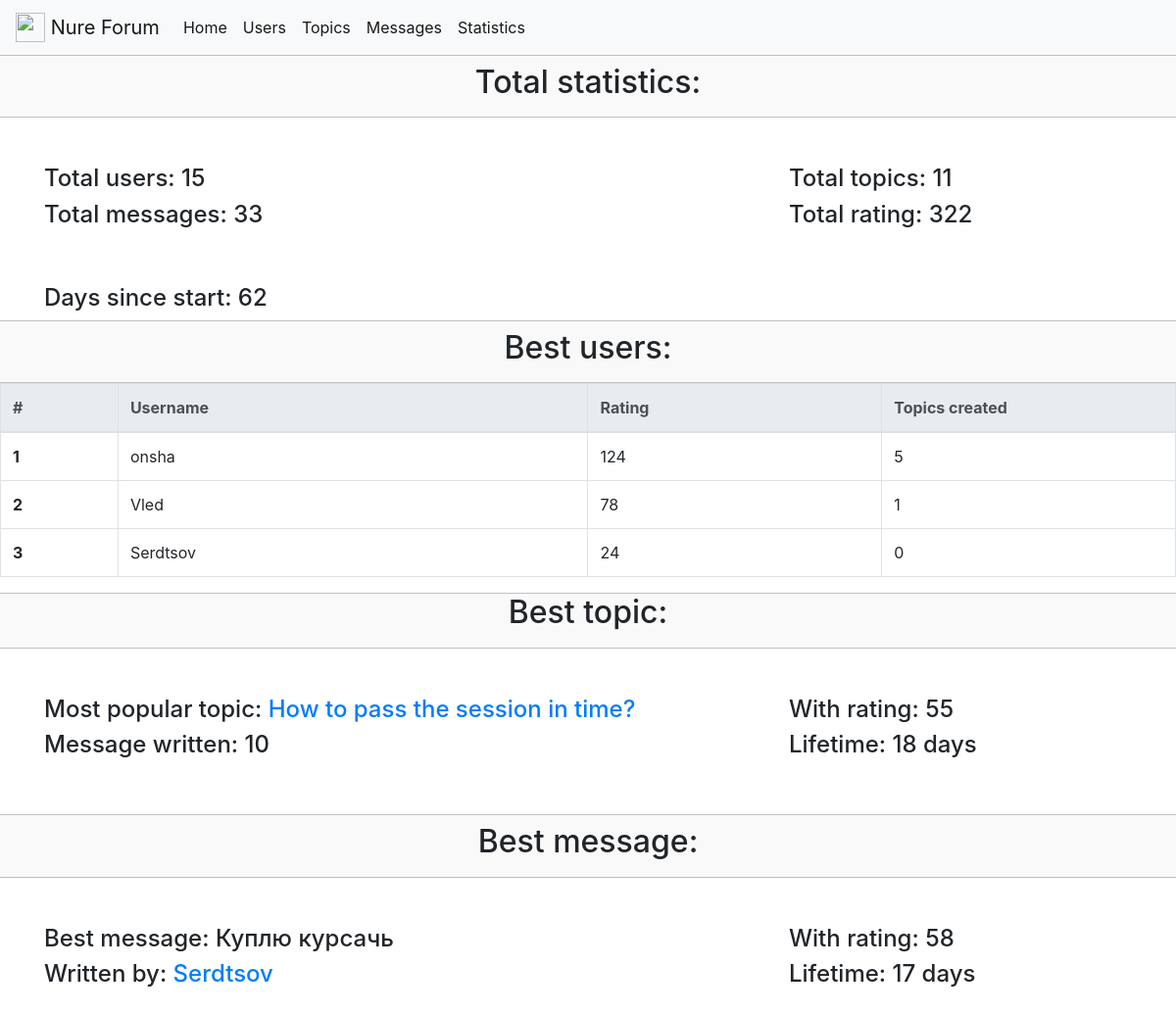
Page /statistics/ on the committed database.
### forumengine/models.py (models this page shows, shortened)
class ForumUser(User):
    user_id = models.AutoField(primary_key=True)
    rating = models.IntegerField(blank=False, null=False, default=0)
    def __str__(self):
        return self.username
    def get_absolute_url(self):
        return reverse('user_detail_url', kwargs={'id': self.id})

class Topic(models.Model):
    topic_id = models.AutoField(primary_key=True, auto_created=True)
    title = models.CharField(max_length=80, blank=False, null=False, default='unnamed')
    date_of_pub = models.DateTimeField(auto_now_add=True)
    category = models.ForeignKey(Category, on_delete=models.CASCADE, blank=False)
    rating = models.IntegerField(blank=False, null=False, default=0)
    slug = models.SlugField(max_length=255, unique=True)
    author = models.ForeignKey(ForumUser, on_delete=models.CASCADE, blank=False, null=False)
    def __str__(self):
        return self.title
    def get_absolute_url(self):
        return reverse('topic_detail_view', kwargs={'slug': self.slug})

class Message(models.Model):
    message_id = models.AutoField(primary_key=True)
    body = models.TextField(blank=False, null=False)
    date_of_pub = models.DateTimeField(auto_now_add=True)
    rating = models.IntegerField(blank=False, null=False, default=0)
    author = models.ForeignKey(ForumUser, on_delete=models.CASCADE, blank=False)
    topic = models.ForeignKey(Topic, on_delete=models.CASCADE, blank=False)
    voted_users = models.ManyToManyField(ForumUser, blank=True, default=None, related_name='voted_users')

### forumengine/views.py (the view)
# urls.py: path('statistics/', Statistics.as_view(), name='statistics_url'),
class Statistics(View):
    def get(self, request):
        users_count = ForumUser.objects.all().count()
        topics_count = Topic.objects.all().count()
        messages_count = Message.objects.all().count()
        rating_count = Message.objects.all().aggregate(Sum('rating'))
        date_of_create = datetime.datetime.now() - datetime.datetime.strptime('2018 10 15', '%Y %m %d')
        max_rating_topic = Topic.objects.all().aggregate(Max('rating'))['rating__max']
        best_topic = Topic.objects.get(rating=max_rating_topic)
        msg_written_topic = Message.objects.filter(topic=best_topic).count()
        best_topic_lifetime = timezone.now() - best_topic.date_of_pub
        max_rating_message = Message.objects.all().aggregate(Max('rating'))['rating__max']
        best_message = Message.objects.get(rating=max_rating_message)
        best_message_lifetime = timezone.now() - best_message.date_of_pub
        top3_users = ForumUser.objects.all().order_by('-rating')[0:3]
        msg_written, topics_created = [], []
        for user in top3_users:
            msg_written.append(Message.objects.filter(author=user).count())
            topics_created.append(Topic.objects.filter(author=user).count())
        print(topics_created)
        print(topics_created)
        print(topics_created)
        print(topics_created)
        context = {
            'users_count': users_count,
            'topics_count': topics_count,
            'messages_count': messages_count,
            'rating_count': rating_count['rating__sum'],
            'date_of_create': date_of_create.days,
            'top3_users': top3_users,
            'msg_written': msg_written,
            'topics_created': topics_created,
            'best_topic': best_topic,
            'max_rating_topic': max_rating_topic,
            'msg_written_topic': msg_written_topic,
            'best_topic_lifetime': best_topic_lifetime.days,
            'max_rating_message': max_rating_message,
            'best_message': best_message.body,
            'best_message_lifetime': best_message_lifetime.days,
            "best_message_author": best_message.author
        }
        return render(request, 'forumengine/statistics_template.html', context=context)

### forumengine/templates/forumengine/statistics_template.html (shortened to what this page needs)
{% extends 'base.html'%}
{% load users_list_extras %}
{%block content%}
<div class="container-fluid title-container">
    <h2 class="text-center mt-2 mb-3">Total statistics: </h2>
</div>
<div class="container container-fluid mt-5">
    <div class="row">
        <div class="col-8"><h4>Total users: {{users_count}}</h4></div>
        <div class="col"><h4>Total topics: {{topics_count}}</h4></div>
    </div>
    <div class="row mb-5">
        <div class="col-8"><h4>Total messages: {{messages_count}}</h4></div>
        <div class="col"><h4>Total rating: {{rating_count}}</h4></div>
    </div>
    <div class="row">
        <div class="col"><h4>Days since start: {{date_of_create}}</h4></div>
    </div>
</div>
<div class="container-fluid title-container">
    <h2 class="text-center mt-2 mb-3">Best users: </h2>
</div>
<table class="table table-lg table-bordered table-hover ">
    <thead class="thead-light">
    <tr>
        <th scope="col" style="width:10%">#</th>
        <th scope="col" style="width:40%">Username</th>
        <th scope="col" style="width:25%">Rating</th>
        <th scope="col" style="width:25%">Topics created</th>
    </tr>
    </thead>
    <tbody>
    <tr>
        <th scope="row">1</th>
        <td>{{top3_users.0.username}}</td>
        <td>{{top3_users.0.rating}}</td>
        <td>{{topics_created.0}}</td>
    </tr>
    <tr>
        <th scope="row">2</th>
        <td>{{top3_users.1.username}}</td>
        <td>{{top3_users.1.rating}}</td>
        <td>{{topics_created.1}}</td>
    </tr>
    <tr>
        <th scope="row">3</th>
        <td>{{top3_users.2.username}}</td>
        <td>{{top3_users.2.rating}}</td>
        <td>{{topics_created.2}}</td>
    </tr>
    </tbody>
</table>
<div class="container-fluid title-container">
    <h2 class="text-center mb-3">Best topic: </h2>
</div>
<div class="container container-fluid mt-5 mb-5">
    <div class="row">
        <div class="col-8"><h4>Most popular topic: <a href="{{ best_topic.get_absolute_url }}">{{best_topic}}</a></h4>
        </div>
        <div class="col"><h4>With rating: {{max_rating_topic}}</h4></div>
    </div>
    <div class="row">
        <div class="col-8"><h4>Message written: {{msg_written_topic}}</h4></div>
        <div class="col"><h4>Lifetime: {{best_topic_lifetime}} days</h4></div>
    </div>
</div>
<div class="container-fluid title-container">
    <h2 class="text-center mt-2 mb-3">Best message: </h2>
</div>
<div class="container container-fluid mt-5 mb-5">
    <div class="row">
        <div class="col-8"><h4>Best message: {{best_message}}</h4></div>
        <div class="col"><h4>With rating: {{max_rating_message}}</h4></div>
    </div>
    <div class="row">
        <div class="col-8"><h4>Written by: <a
                href="{{best_message_author.get_absolute_url}}">{{best_message_author}}</a></h4></div>
        <div class="col"><h4>Lifetime: {{best_message_lifetime}} days</h4></div>
    </div>
</div>
{%endblock%}

### forumengine/static/forumengine/css/styles.css (style rules this page uses)
* { margin: 0; padding:0; }
.title-container { border-top: 1px solid silver; border-bottom: 1px solid silver; background-color:#f9f9f9; }

### rows in the picture
ForumUser: rating "124"
ForumUser: rating "78"
ForumUser: rating "24"
Topic: title "How to pass the session in time?"
Message: body "Куплю курсачь"

### other values in the picture
{{ users_count }} "15"
{{ topics_count }} "11"
{{ messages_count }} "33"
{{ rating_count }} "322"
{{ date_of_create }} "62"
{{ top3_users.0.username }} "onsha"
{{ topics_created.0 }} "5"
{{ top3_users.1.username }} "Vled"
{{ topics_created.1 }} "1"
{{ top3_users.2.username }} "Serdtsov"
{{ topics_created.2 }} "0"
{{ max_rating_topic }} "55"
{{ msg_written_topic }} "10"
{{ best_topic_lifetime }} "18"
{{ max_rating_message }} "58"
